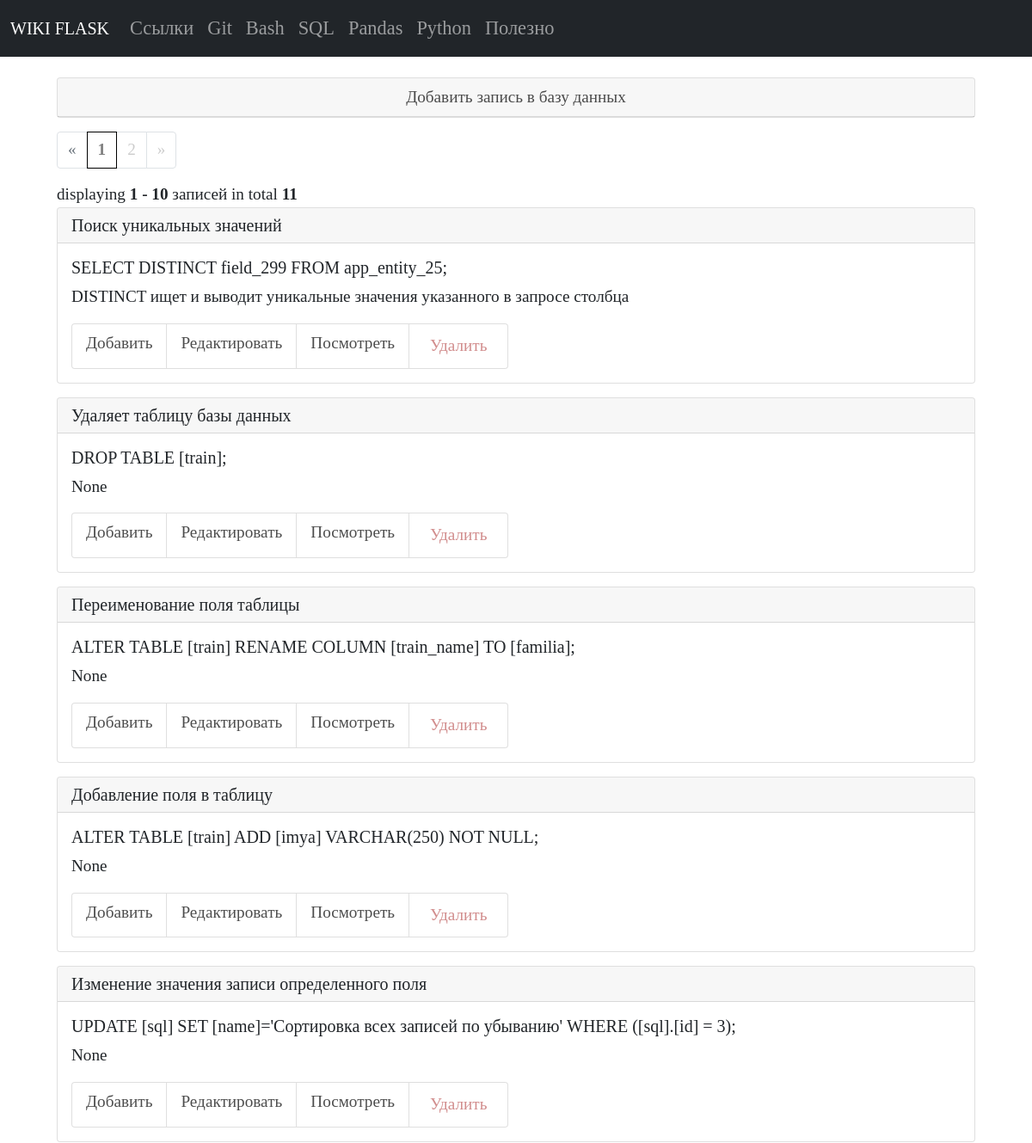
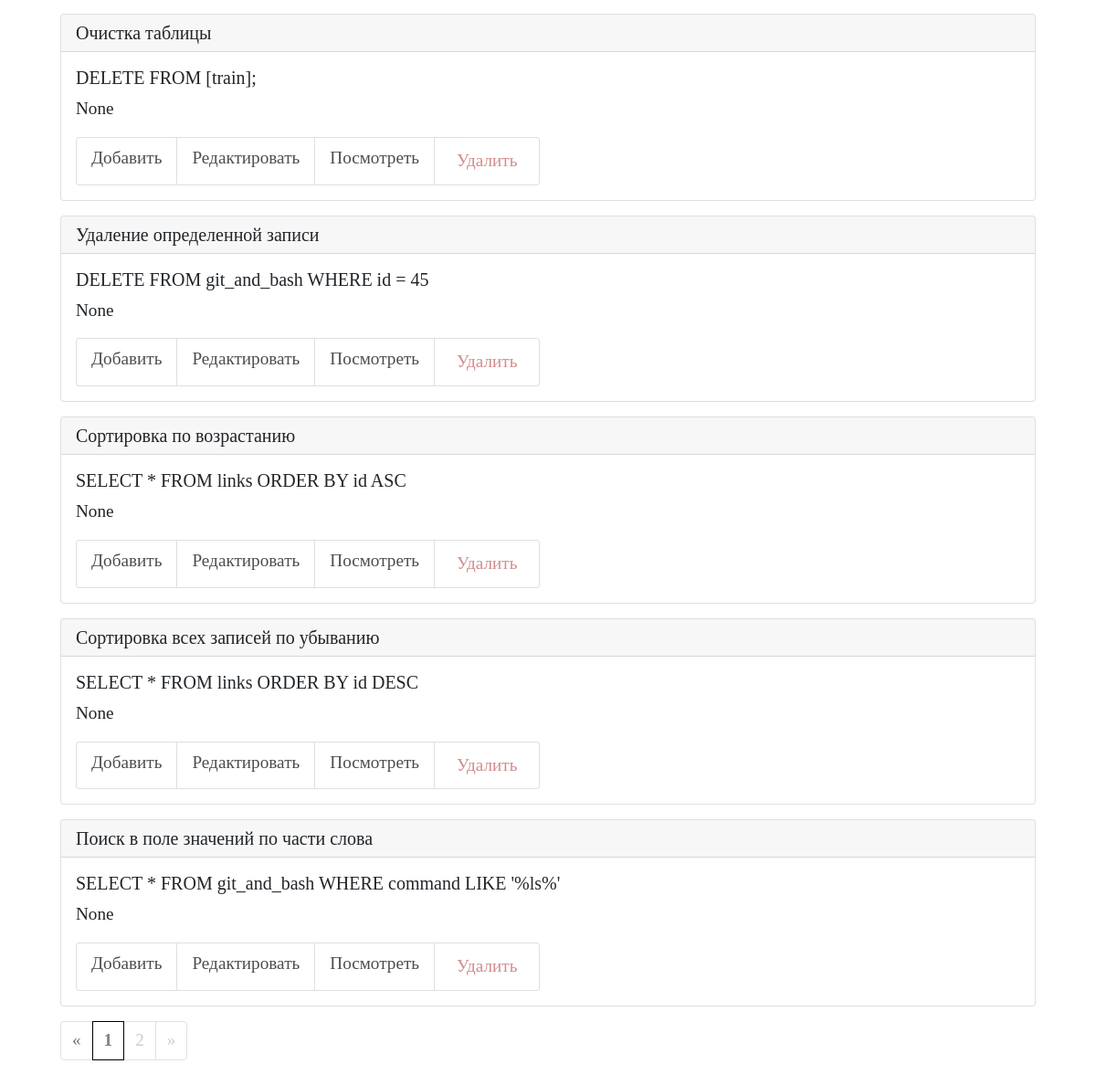
/sql, run on an earlier commit of the app's database (2 pictures, top to bottom).
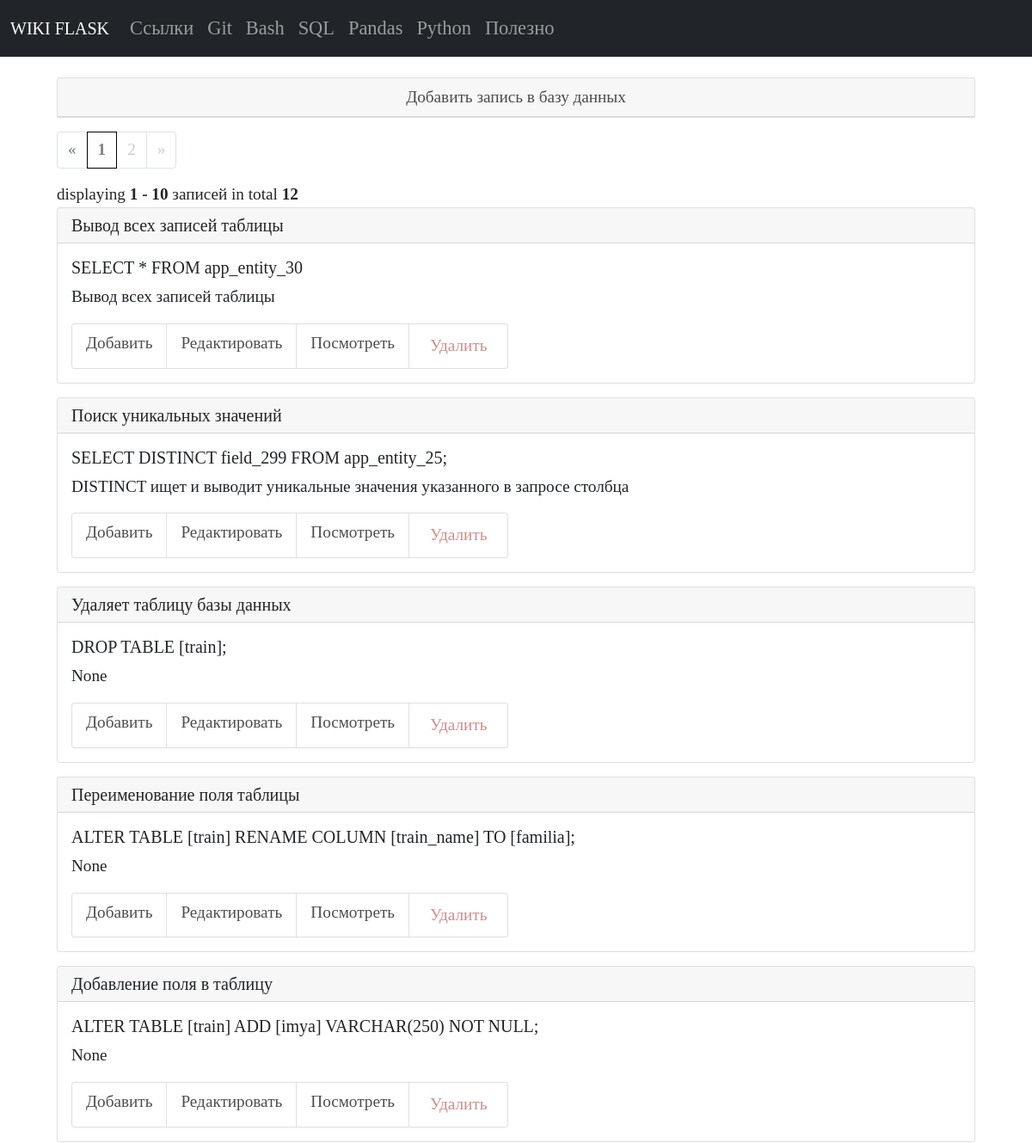
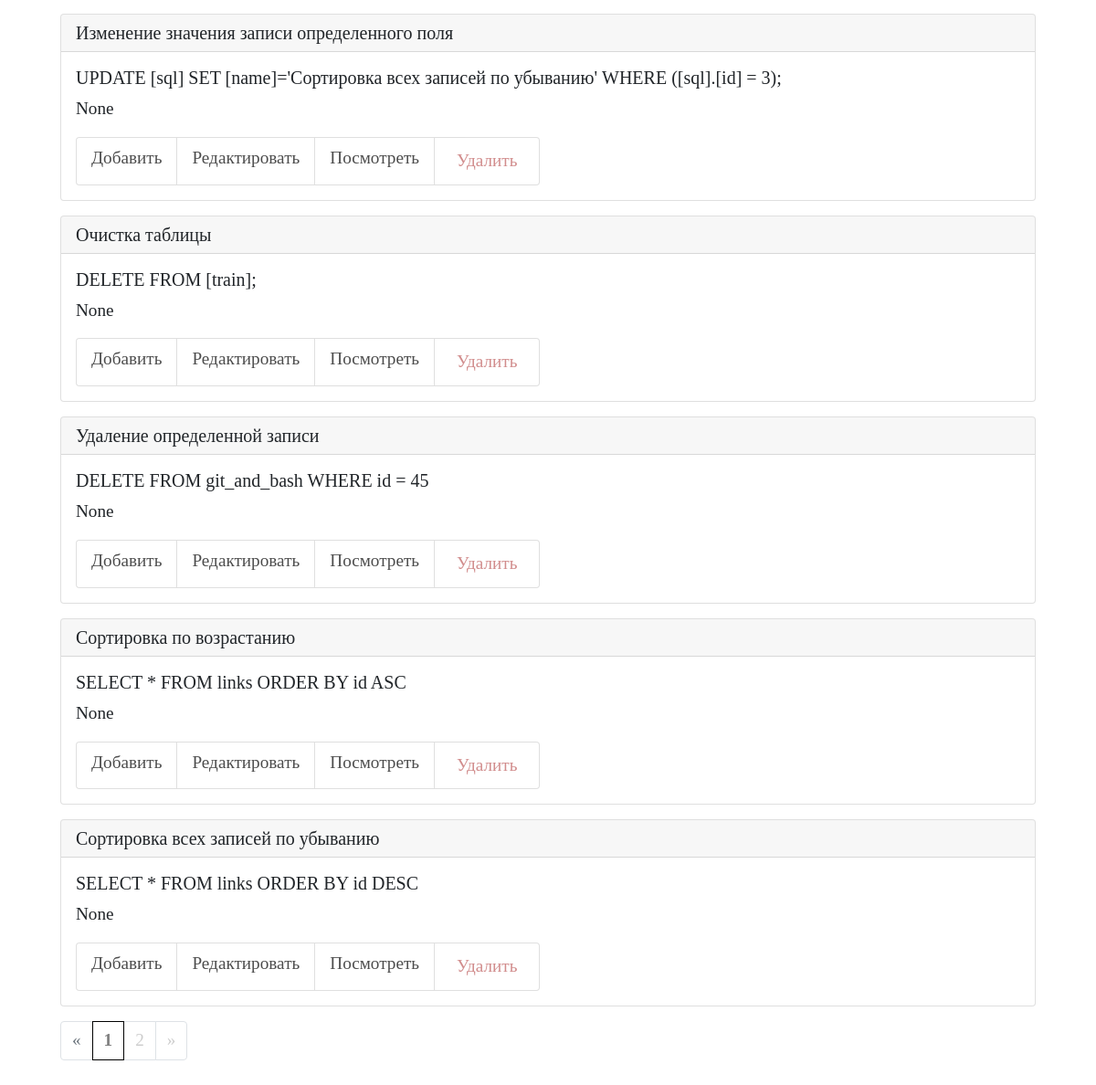
And on a later commit of the database (2 pictures, top to bottom).
### tables this page shows
CREATE TABLE [sql] ( 
  "sql_id" INTEGER PRIMARY KEY AUTOINCREMENT,
  "sql_command" TEXT NOT NULL,
  "sql_name" TEXT NOT NULL
, sql_description TEXT);

### app.py (the view)
@app.route("/sql")
def sql_list_commands():
    conn = get_db_connection()
    sql_list = conn.execute("SELECT * FROM sql ORDER BY 1 DESC").fetchall()
    conn.close()
    page, per_page, offset = get_page_args(page_parameter='page',
                                           per_page_parameter='per_page')
    total = len(sql_list)
    def get_sql_list(offset=0, per_page=5):
        return sql_list[offset: offset + per_page]
    pagination_sql = get_sql_list(offset=offset, per_page=per_page)
    pagination = Pagination(page=page, per_page=per_page, total=total,
                            css_framework='bootstrap4',
                            display_msg="Показано <b>{start} - {end}</b> {record_name} из <b>{total}</b>",
                            record_name="записей"
                            )
    return render_template("sql/sql_list_commands.html",
                           sql_list=pagination_sql,
                           page=page,
                           per_page=per_page,
                           pagination=pagination,
                           )

### app.py (called while the page is built)
def get_db_connection():
    db_path = os.path.join(BASE_DIR, "database.db")
    conn = sqlite3.connect(db_path)
    conn.row_factory = sqlite3.Row
    return conn

### templates/sql/sql_list_commands.html
{% extends "base.html" %} {% block title %}Команды sql{% endblock %} {% block content %}
<div class="container p-4">
   <div class="card mb-3">
      <div class="card-header text-center">
         <a href="{{ url_for('add_sql_command') }}">Добавить запись в базу данных</a>
      </div>
   </div>
   {{ pagination.links }}
   {{ pagination.info }}
   {% for sql_list in sql_list %}
   <div class="card mb-3">
      <h5 class="card-header">{{ sql_list['sql_name'] }}</h5>
      <div class="card-body">
         <h5 class="card-title">{{ sql_list['sql_command'] }}</h5>
         <p class="card-text">{{ sql_list['sql_description'] }}</p>
         <ul class="list-group list-group-horizontal">
            <li class="list-group-item">
               <a href="{{ url_for('add_sql_command') }}">Добавить</a>
            </li>
            <li class="list-group-item">
               <a href="{{ url_for('edit_sql_command', sql_id=sql_list['sql_id']) }}">Редактировать</a>
            </li>
            <li class="list-group-item">
               <a href="{{ url_for('get_post_sql_command', sql_id=sql_list['sql_id']) }}">Посмотреть</a>
            </li>
            <li class="list-group-item delete">
               <form action="{{ url_for('delete_sql_command', sql_id=sql_list['sql_id']) }}" class="add"
                  method="POST">
                   <input type="submit" class="button" value="Удалить"
                     onclick="return confirm('Вы уверены что хотите удалить запись?')" />
               </form>
            </li>
         </ul>
      </div>
   </div>
   {% endfor %}
   {{ pagination.links }}
</div>
{% endblock %}

### templates/base.html (shortened to what this page needs)
<!doctype html>
<html>
   <head>
      <link href="https://cdn.jsdelivr.net/npm/bootstrap@5.0.2/dist/css/bootstrap.min.css" rel="stylesheet">
      <link href="{{ url_for('static', filename='styles.css') }}" rel="stylesheet">
   </head>
   <body>
      {% include 'navbar.html' %}
      <main class="container">
         {% block content %}
         {% endblock %}
      </main>
   </body>
</html>

### templates/navbar.html (shortened to what this page needs)
<nav class="navbar navbar-expand-lg navbar navbar-dark bg-dark">
   <div class="container-fluid">
      <a class="navbar-brand" href="{{ url_for('index') }}">WIKI FLASK</a>
     <div class="collapse navbar-collapse" id="navbarNavAltMarkup">
       <div class="navbar-nav">
         <a class="nav-link" href="{{ url_for('links_list_commands') }}">Ссылки</a>
         <a class="nav-link" href="{{ url_for('git_list_commands') }}">Git</a>
         <a class="nav-link" href="{{ url_for('bash_list_commands') }}">Bash</a>
         <a class="nav-link" href="{{ url_for('sql_list_commands') }}">SQL</a>
         <a class="nav-link" href="{{ url_for('pandas_list_commands') }}">Pandas</a>
         <a class="nav-link" href="{{ url_for('python_list_commands') }}">Python</a>
         <a class="nav-link" href="{{ url_for('healthy_list_posts') }}">Полезно</a>
       </div>
     </div>
   </div>
</nav>

### static/styles.css (style rules this page uses)
* { font-family:Century Gothic; }
.nav-link { font-size: 1.4rem; }
.container { font-size: 1.2rem; }
a { color: rgba(0, 0, 0, 0.7); text-decoration: none; }
.page-link { color: rgba(0, 0, 0, 0.2); transition: none; font-size: 1.2rem; }
.page-item.active .page-link { background-color: transparent; color: rgba(0, 0, 0, 0.5); border-color: #000; font-weight: 600; }
.button { background: transparent; border-color: transparent; color: rgba(164, 25, 25, 0.5); }
.add { background: transparent; border-color: transparent; }
.card { height: 100%; }

What changed in the data, as far as the page shows it:
no longer on this page (row unchanged): sql: sql_name "Поиск в поле значений по части слова", sql_command "SELECT * FROM git_and_bash WHERE command LIKE '%ls%'", sql_description "None"
added sql: sql_name "Вывод всех записей таблицы", sql_command "SELECT * FROM app_entity_30", sql_description "Вывод всех записей таблицы"
Also different on the page:
{{ pagination.info }}: "displaying 1 - 10 записей in total 11" → "displaying 1 - 10 записей in total 12"
